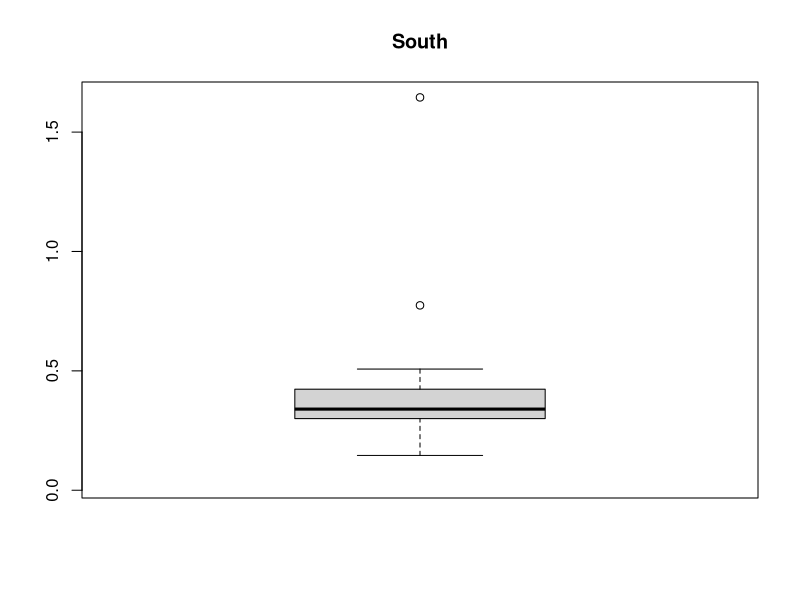
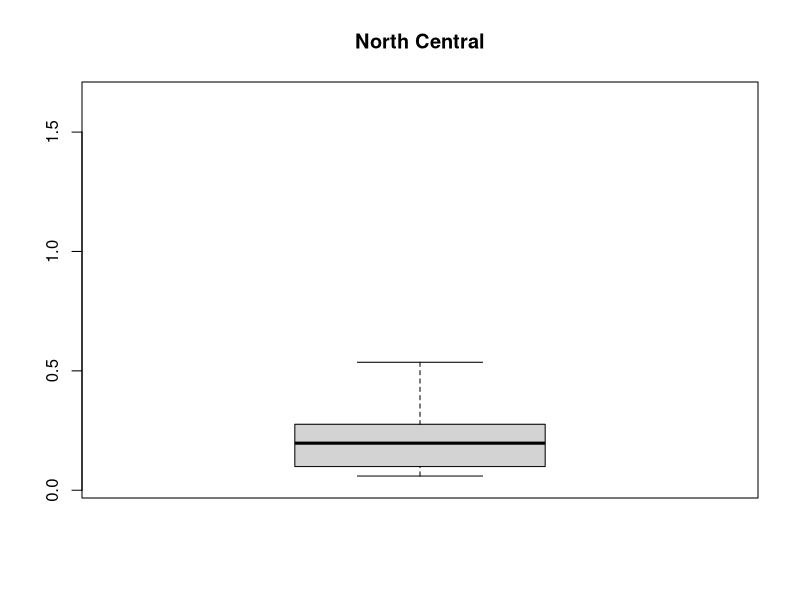
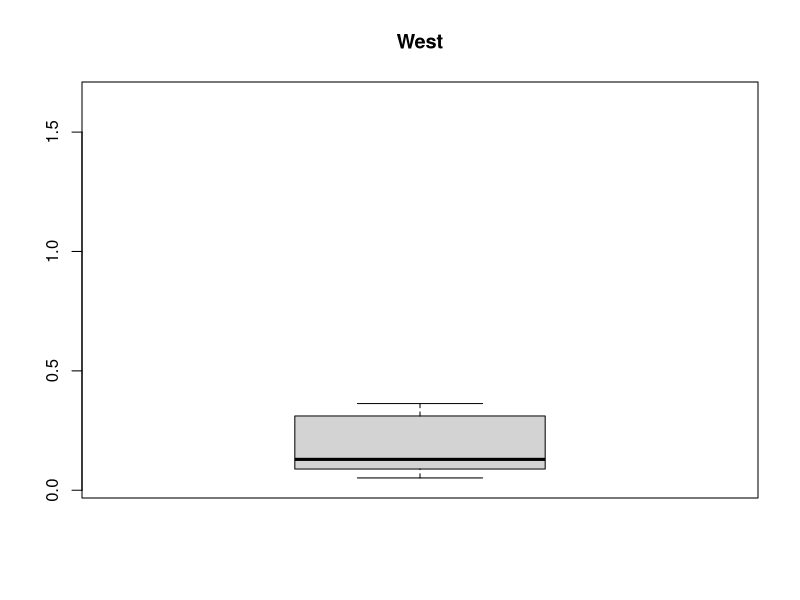
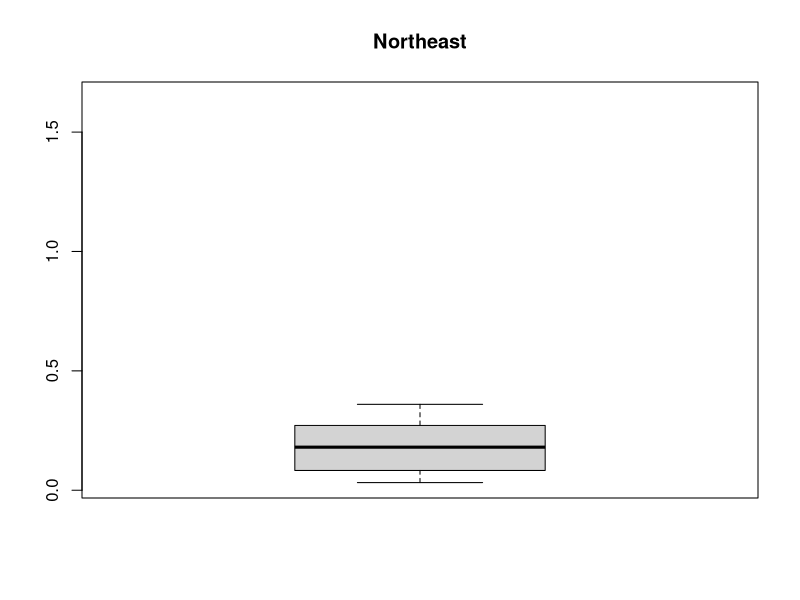

Reproduce these figures in R, in order.
library(dslabs)
data("murders")
str(murders)
#a
media = mean(murders$population)
estadoMaisPopuloso = murders[murders$population == max(murders$population), ]$state
estadoMenosPopuloso = murders[murders$population == min(murders$population), ]$state
summary(murders)

#b
rate = (murders$total/murders$population)*10000
murders$rate = rate

#c
murders[order(murders$rate), ]$state

#d
inferior5 = murders[murders$rate < 0.05, ]$state
superior5 = murders[murders$rate > 0.05, ]$state

#e
maiorTaxa = murders[order(murders$rate)[length(murders$rate)], ]$state
menorTaxa = murders[order(murders$rate)[1], ]$state

#f
south = murders[murders$region == "South", ]
meanSouth = mean(south$rate)
sdSouth = sd(south$rate)

northCentral = murders[murders$region == "North Central", ]
meanNorthCentral = mean(northCentral$rate)
sdNorthCentral = sd(northCentral$rate)

west = murders[murders$region == "West", ]
meanWest = mean(west$rate)
sdWest = sd(west$rate)

northEast = murders[murders$region == "Northeast", ]
meanNortheast = mean(northEast$rate)
sdNortheast = sd(northEast$rate)

nomeReg = c("South", "North Central", "West", "Northeast")
taxasMax = c(max(south$rate), max(northCentral$rate), max(west$rate), max(northEast$rate))
taxasMin = c(min(south$rate), min(northCentral$rate), min(west$rate), min(northEast$rate))
regMaiorTax = nomeReg[taxasMax == max(taxasMax)]
regMenorTax = nomeReg[taxasMin == min(taxasMin)]

#g
boxplot(south$rate, main = "South", ylim = c(min(rate), max(rate)))
boxplot(northCentral$rate, main = "North Central", ylim = c(min(rate), max(rate)))
boxplot(west$rate, main = "West", ylim = c(min(rate), max(rate)))
boxplot(northEast$rate, main = "Northeast", ylim = c(min(rate), max(rate)))
par(mfrow = c(1,4))
# South region is the most violent place, considering It's boxplot offset above from other regions
